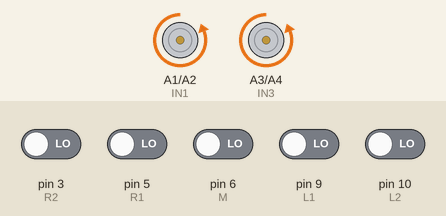
This sketch was run on a simulated Arduino Uno, built with avr-gcc and run on an emulated ATmega328P. On the bench: motor-driver pin pairs drawn as motors (green arrow = first pin HIGH = forward, orange = second pin HIGH = backward, longer = more drive, scaled by the enable pin). The test bench sets the inputs (shaded band); at power-on: pin 3 (R2), pin 5 (R1), pin 6 (M), pin 9 (L1), pin 10 (L2) LOW.

Above: at 1.2 s.
1.3 s: pin 3 (R2) driven HIGH
At 2.1 s:
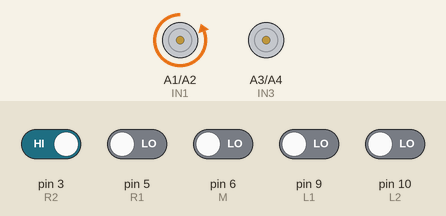
2.8 s: pin 5 (R1) driven HIGH
4.3 s: pin 5 (R1) driven LOW
5.8 s: pin 9 (L1) driven HIGH
At 6.7 s:
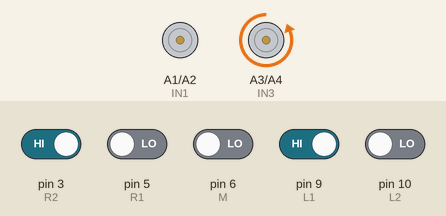
7.3 s: pin 3 (R2) driven LOW
8.8 s: pin 9 (L1) driven LOW
At 10.2 s:
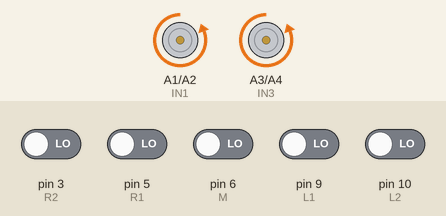
Timing chart, 0 to 11.3 s (numbered marks = the images above; inputs shaded):
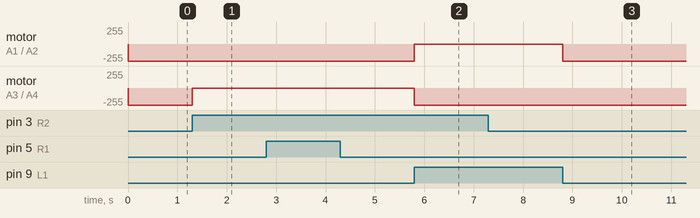

The sketch:

20191204.ino
```cpp
#include<SoftwareSerial.h>
#include <SPI.h>
#include <MFRC522.h>

//#define RST_PIN      A0        // RFID resetpin
//#define SS_PIN       13       // RFID selection pin
//MFRC522 mfrc522(SS_PIN, RST_PIN);
//SoftwareSerial BT(4,2);   //bluetooth RX,TX

#define R2  3  // Define Second Right Sensor Pin
#define R1  5  // Define First Right Sensor Pin
#define M   6  // Define Middle Sensor Pin
#define L1  9  // Define First Left Sensor Pin
#define L2  10  // Define Second Leftt Sensor Pin

#define IN1  A1  //定義 I1 接腳（左）
#define IN2  A2  //定義 I2 接腳（左）
#define IN3  A3  //定義 I3 接腳（右）
#define IN4  A4  //定義 I4 接腳（右）
#define ENA  A0  //定義 ENA (PWM調速) 接腳
#define ENB  A5  //定義 ENB (PWM調速) 接腳
const byte speed = 200;

void setup() {
  // put your setup code here, to run once:
//  BT.begin(9600); //bluetooth initialization
  Serial.begin(9600);
  pinMode(IN1, OUTPUT);
  pinMode(IN2, OUTPUT);
  pinMode(IN3, OUTPUT);
  pinMode(IN4, OUTPUT);
  pinMode(ENA, OUTPUT);
  pinMode(ENB, OUTPUT);
  pinMode(R1, INPUT);
  pinMode(R2, INPUT);
  pinMode(M,  INPUT);
  pinMode(L1, INPUT);
  pinMode(L2, INPUT);
}

void loop() {
//  //馬達電壓
//    analogWrite(ENA, speed);
//    analogWrite(ENB, speed);
//    // 轉五秒
//    digitalWrite(IN1, HIGH);
//    digitalWrite(IN2, LOW);
//    digitalWrite(IN3, HIGH);
//    digitalWrite(IN4, LOW);
//    delay(5000);
//    // 轉五秒
//    digitalWrite(IN2, HIGH);
//    digitalWrite(IN1, LOW);
//    digitalWrite(IN4, HIGH);
//    digitalWrite(IN3, LOW);
//    delay(5000);
  Tracking();
}

void MotorWriting(double vR, double vL) {
  if (vR >= 0) {
    digitalWrite(IN3, LOW);
    digitalWrite(IN4, HIGH); //這邊的Motor第幾個對應到的High/Low是助教的車對應到的，請自己測試自己車該怎麼填!
  }
  else if (vR < 0) {
    digitalWrite(IN3, HIGH);
    digitalWrite(IN4, LOW);
    vR = -vR; //因為analogWrite只吃正數，所以如果本來是負數，就要乘-1
  }
  if (vL >= 0) {
    digitalWrite(IN1, LOW);
    digitalWrite(IN2, HIGH); //這邊的Motor第幾個對應到的High/Low是助教的車對應到的，請自己測試自己車該怎麼填!
  }
  else if (vL < 0) {
    digitalWrite(IN1, HIGH);
    digitalWrite(IN2, LOW);
    vL = -vL; //因為analogWrite只吃正數，所以如果本來是負數，就要乘-1
  }
  analogWrite(ENA, vL);
  analogWrite(ENB, vR);
}
//
//void Tracking() {
//  int r1 = digitalRead(R1);
//  int r2 = digitalRead(R2);
//  int m = digitalRead(M);
//  int l2 = digitalRead(L2);
//  int l1 = digitalRead(L1);
//  if ((r1 == HIGH) && (r2 == LOW) && (m == LOW) && (l2 == LOW) && (l1 == LOW)) {
//      MotorWriting(-150, 250);    // big right turn
//  }
//  else if ((r1 == HIGH) && (r2 == HIGH) && (m == LOW) && (l2 == LOW) && (l1 == LOW)) {
//      MotorWriting(-120, 250); // right turn
//  }
//  else if ((r1 == HIGH) && (r2 == HIGH) && (m == HIGH) && (l2 == LOW) && (l1 == LOW)) {
//      MotorWriting(-50, 150);     // smaller right turn
//  }
//  else if ((r1 == LOW) && (r2 == HIGH) && (m == LOW) && (l2 == LOW) && (l1 == LOW)) {
//      MotorWriting(50, 150);      // even smaller right turn
//  }
//  else if ((r1 == LOW) && (r2 == HIGH) && (m == HIGH) && (l2 == LOW) && (l1 == LOW)) {
//      MotorWriting(100, 200);     // even smaller right turn
//  }
//  else if ((r1 == LOW) && (r2 == HIGH) && (m == HIGH) && (l2 == HIGH) && (l1 == LOW)) {
//      MotorWriting(200, 200); // center
//  }
//  else if ((r1 == LOW) && (r2 == LOW) && (m == HIGH) && (l2 == LOW) && (l1 == LOW)) {
//      MotorWriting(200, 200);     // center
//  }
//  else if ((r1 == LOW) && (r2 == LOW) && (m == HIGH) && (l2 == HIGH) && (l1 == LOW)) {
//      MotorWriting(200, 100);     // even smaller left turn
//  }
//  else if ((r1 == LOW) && (r2 == LOW) && (m == LOW) && (l2 == HIGH) && (l1 == LOW)) {
//      MotorWriting(150, 50);      // even smaller left turn
//  }
//  else if ((r1 == LOW) && (r2 == LOW) && (m == HIGH) && (l2 == HIGH) && (l1 == HIGH)) {
//      MotorWriting(150, -50);     // smaller left turn
//  }
//  else if ((r1 == LOW) && (r2 == LOW) && (m == LOW) && (l2 == HIGH) && (l1 == HIGH)) {
//      MotorWriting(250, -120); // left turn
//}
//  else if ((r1 == LOW) && (r2 == LOW) && (m == LOW) && (l2 == LOW) && (l1 == HIGH)) {
//      MotorWriting(250, -150);    // big left turn
//  }
//  else if ((r1 == LOW) && (r2 == LOW) && (m == LOW) && (l2 == LOW) && (l1 == LOW)) {
//      MotorWriting(50, 50);
//  }
//  else {
//    MotorWriting(-60, -60);
//  }
// }


void Tracking(){
  int r1 = digitalRead(R1);
  int r2 = digitalRead(R2);
  int m = digitalRead(M);
  int l2 = digitalRead(L2);
  int l1 = digitalRead(L1);
  double error = 1*l1 + 0.5*l2 - 0.75*(l1 == l2) - 0.25*(m == l2)-(1*r1 + 0.5*r2 - 0.75*(r1 == r2) - 0.25*(m == r2)); //Total error from sensor outputs//其中，1、0.5、0.75、0.25都是權重係數，可以自己調整~
  double vR = 150 + 100*error;
  double vL = 150 - 100*error; //根據車身偏移量指數，調配MotorWriting需要的值，一樣可以自由調整數字及調配方式
  MotorWriting(int(vR),int(vL)); //Feedback to motors
  }
```

Measured:
- after the input at 1.3 s, motor on A3 (IN3) / A4 (IN4): backward 255/255 → stopped at once
- after the input at 5.8 s, motor on A1 (IN1) / A2 (IN2): backward 255/255 → stopped at once; motor on A3 (IN3) / A4 (IN4): stopped → backward 255/255 at once
- after the input at 8.8 s, motor on A1 (IN1) / A2 (IN2): stopped → backward 255/255 at once
